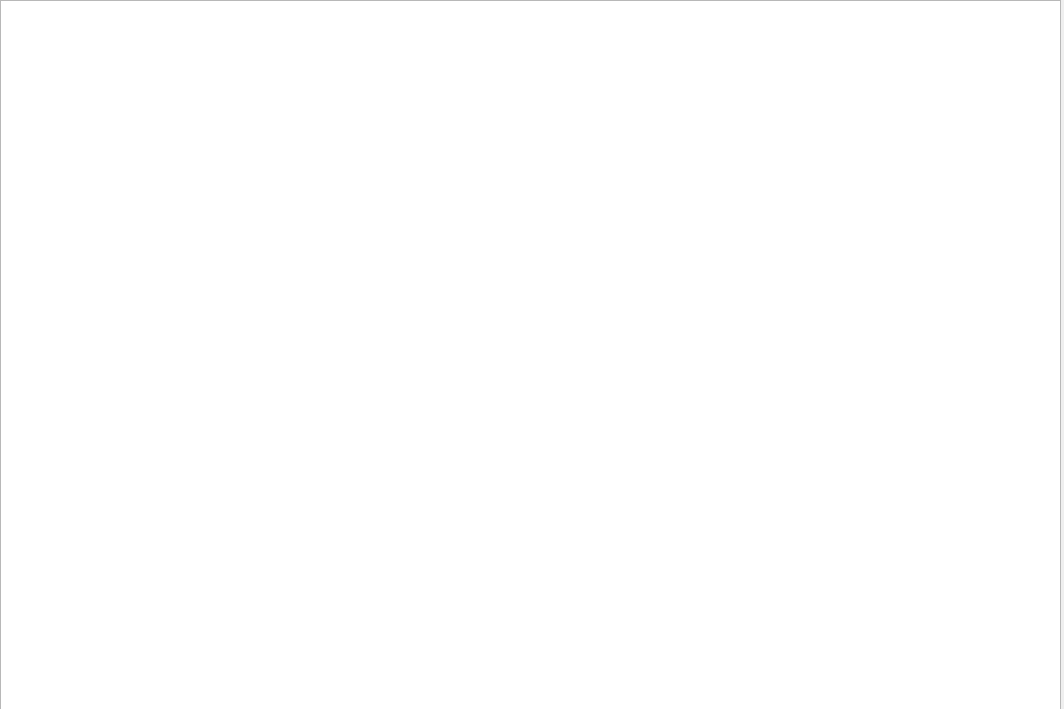
<?xml version="1.0" encoding="UTF-8"?>
<ui version="4.0">
 <class>nivel4Casa</class>
 <widget class="QWidget" name="nivel4Casa">
  <property name="geometry">
   <rect>
    <x>0</x>
    <y>0</y>
    <width>1064</width>
    <height>709</height>
   </rect>
  </property>
  <property name="windowTitle">
   <string>Form</string>
  </property>
  <widget class="QGraphicsView" name="graphicsViewCasa">
   <property name="geometry">
    <rect>
     <x>0</x>
     <y>0</y>
     <width>1061</width>
     <height>711</height>
    </rect>
   </property>
  </widget>
 </widget>
 <resources/>
 <connections/>
</ui>
